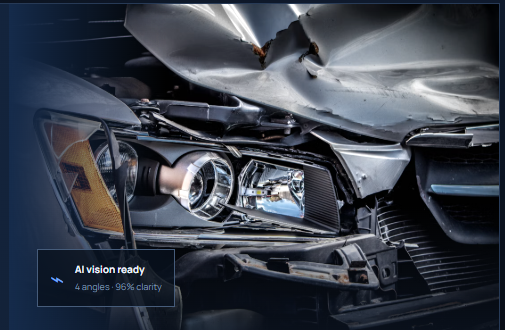
#> input picture smart-vehicle-claim-assessment/frontend/src/assets/crash_hero.png, 505 x 330 px
$ python -i image_quality.py   (imports and definitions only)   (older library calls are emulated)
#> lines starting #> are read from the running program, lines starting #| are printed output that depends on the picture
### smart-vehicle-claim-assessment/backend/app/utils/security.py
from __future__ import annotations

import hashlib
import re
import shutil
import uuid
from pathlib import Path
from typing import BinaryIO, Dict, Tuple

from PIL import Image, UnidentifiedImageError

from app.config import get_settings

ALLOWED_IMAGE_EXTENSIONS = {".jpg", ".jpeg", ".png"}
ALLOWED_DOCUMENT_EXTENSIONS = {".pdf", ".jpg", ".jpeg", ".png"}
IMAGE_MIME_BY_EXT = {".jpg": "image/jpeg", ".jpeg": "image/jpeg", ".png": "image/png"}
DOC_MIME_BY_EXT = {**IMAGE_MIME_BY_EXT, ".pdf": "application/pdf"}


class UploadValidationError(ValueError):
    pass


# [13 lines left out: functions sanitize_filename, secure_path, not called in this run]


def sha256_file(path: Path) -> str:
    h = hashlib.sha256()
    with path.open("rb") as f:
        for chunk in iter(lambda: f.read(1024 * 1024), b""):
            h.update(chunk)
    return h.hexdigest()


# [64 lines left out: functions _check_size, _validate_image_content, _validate_pdf_content, save_upload, not called in this run]

### smart-vehicle-claim-assessment/backend/app/vision/image_quality.py
from __future__ import annotations

import math
from pathlib import Path
from typing import Any, Dict, List

import numpy as np
from PIL import Image, ImageOps, UnidentifiedImageError

try:  # OpenCV is optional in core development.
    import cv2  # type: ignore
except Exception:  # pragma: no cover - exercised only when cv2 unavailable
    cv2 = None

from app.utils.security import sha256_file


MIN_WIDTH = 640
MIN_HEIGHT = 360
BLUR_WARN_THRESHOLD = 75.0
BLUR_FAIL_THRESHOLD = 35.0
DARK_WARN_THRESHOLD = 55.0
BRIGHT_WARN_THRESHOLD = 220.0


def average_hash(image: Image.Image, hash_size: int = 8) -> str:
    gray = ImageOps.grayscale(image).resize((hash_size, hash_size), Image.Resampling.LANCZOS)
    pixels = np.asarray(gray, dtype=np.float32)
    avg = pixels.mean()
    bits = pixels > avg
    value = 0
    for bit in bits.flatten():
        value = (value << 1) | int(bool(bit))
    return f"{value:0{hash_size * hash_size // 4}x}"


def hamming_hash(a: str, b: str) -> int:
    try:
        return bin(int(a, 16) ^ int(b, 16)).count("1")
    except Exception:
        return 64


def _blur_score(gray: np.ndarray) -> float:
    if cv2 is not None:
        return float(cv2.Laplacian(gray, cv2.CV_64F).var())
    # Fallback: high-frequency energy approximation using adjacent-pixel differences.
    gx = np.diff(gray.astype(np.float32), axis=1)
    gy = np.diff(gray.astype(np.float32), axis=0)
    return float((gx.var() + gy.var()) / 2.0)


def inspect_image_quality(path: str | Path) -> Dict[str, Any]:
    path = Path(path)
    warnings: List[str] = []
    errors: List[str] = []
    try:
        with Image.open(path) as raw:
#> raw is the input picture: PIL image 505x330 RGBA; mean R, G, B, A 58.8, 64.9, 76.3, 255
            img = ImageOps.exif_transpose(raw).convert("RGB")
            width, height = img.size
#> width = 505; height = 330
            gray = np.asarray(ImageOps.grayscale(img), dtype=np.uint8)
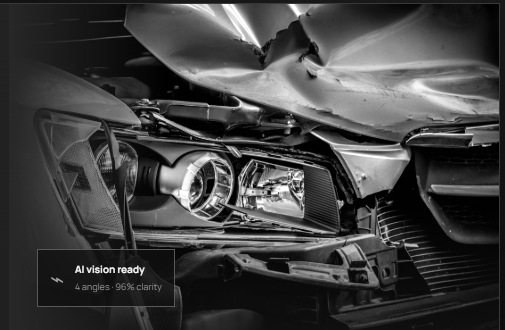
#> gray: shape (330, 505); min 0, max 255, mean 64.4
            brightness = float(gray.mean())
#> brightness = 64.38
            blur = _blur_score(gray)
#> blur = 1573.2
            phash = average_hash(img)
#> in average_hash, `avg = pixels.mean()`: avg = 64.7
#> the loop in average_hash, `for bit in bits.flatten():` made 64 passes
#> (bit, value) on passes 2 to 13: (False, 0), (True, 1), (True, 3), (True, 7), (False, 14), (False, 28), (False, 56), (False, 112), (False, 224), (False, 448), (True, 897), (True, 1795)
#> after the loop in average_hash, `for bit in bits.flatten():`: value = 4044055884177605632
#> phash = '381f5f667c3c0400'
            sha = sha256_file(path)
            orientation_corrected = raw.size != img.size or raw.getexif().get(274) is not None
#> orientation_corrected = False
            megapixels = round((width * height) / 1_000_000, 3)
#> megapixels = 0.167
    except UnidentifiedImageError:
        return {
            "status": "FAIL",
            "can_continue": False,
            "errors": ["The uploaded image is corrupted or unsupported."],
            "warnings": [],
        }
    except Exception as exc:
        return {
            "status": "FAIL",
            "can_continue": False,
            "errors": [f"The uploaded image could not be processed: {type(exc).__name__}."],
            "warnings": [],
        }

    if width < MIN_WIDTH or height < MIN_HEIGHT:
        warnings.append(f"Resolution is low ({width}×{height}). Upload a wider full-vehicle image if possible.")
    if blur < BLUR_FAIL_THRESHOLD:
        errors.append("Image is too blurry for reliable assessment. Please upload a sharper image.")
    elif blur < BLUR_WARN_THRESHOLD:
        warnings.append("Image appears somewhat blurry; manual verification may be required.")
    if brightness < DARK_WARN_THRESHOLD:
        warnings.append("Image appears dark/underexposed; use better lighting if possible.")
    elif brightness > BRIGHT_WARN_THRESHOLD:
        warnings.append("Image appears overexposed/too bright; details may be missing.")

    status = "FAIL" if errors else ("WARN" if warnings else "PASS")
#> status = 'WARN'
    return {
        "status": status,
        "can_continue": not errors,
        "width": width,
        "height": height,
        "megapixels": megapixels,
        "brightness": round(brightness, 2),
        "blur_score": round(blur, 2),
        "sha256": sha,
        "perceptual_hash": phash,
        "orientation_corrected": orientation_corrected,
        "warnings": warnings,
        "errors": errors,
        "quality_method": "PIL + Laplacian variance" if cv2 is not None else "PIL + high-frequency variance fallback",
    }

>>> result = inspect_image_quality('../../../frontend/src/assets/crash_hero.png')
#> result = 13 items
